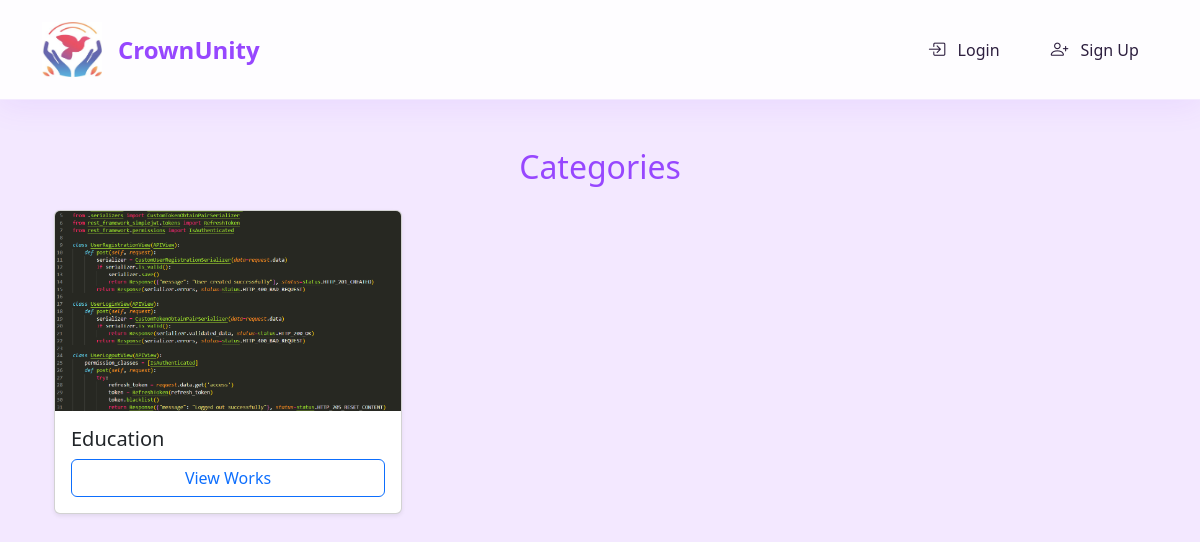
Page /categories/ on the committed database.
### gender/models.py (models this page shows, shortened)
class Category(models.Model):
    name = models.CharField(max_length=50)
    image = models.ImageField(upload_to="static/images/category", null=True, blank=True)

### gender/views.py (the view)
# urls.py: path('categories/', CategoryListView.as_view(), name='category_list'),
class CategoryListView(ListView):
    model = Category
    template_name = 'gender/category_list.html'
    context_object_name = 'categories'

### gender/templates/gender/category_list.html (shortened to what this page needs)
{% extends 'gender/base.html' %}
{% load django_bootstrap5 %}
{% block content %}
<div class="container mt-5">
    <div class="row">
        <div class="col-12">
            <h2 class="mb-4 text-center" style="color: var(--primary-purple);">Categories</h2>
        </div>
    </div>
    <div class="row g-4">
        {% for category in categories %}
        <div class="col-md-4">
            <div class="card h-100 shadow-sm">
                {% if category.image %}
                <img src="{{ category.image.url }}" class="card-img-top" alt="{{ category.name }}" style="height: 200px; object-fit: cover;">
                {% else %}
                <div class="bg-light" style="height: 200px; display: flex; align-items: center; justify-content: center;">
                    <i class="bi bi-collection" style="font-size: 3rem; color: var(--secondary-purple);"></i>
                </div>
                {% endif %}
                <div class="card-body">
                    <h5 class="card-title">{{ category.name }}</h5>
                    <a href="{% url 'work_list' %}?category={{ category.id }}" class="btn btn-outline-primary w-100">View Works</a>
                </div>
            </div>
        </div>
        {% empty %}
        <div class="col-12 text-center">
            <p>No categories available.</p>
        </div>
        {% endfor %}
    </div>
</div>
{% endblock %}

### gender/templates/gender/base.html (style rules this page uses)
:root { --primary-purple: #9747FF; --secondary-purple: #B07CFF; --light-purple: #F3E8FF; --accent-pink: #FF69B4; --text-dark: #2D1F3F; }
body { font-family: 'Segoe UI', system-ui, -apple-system, sans-serif; background-color: var(--light-purple); min-height: 100vh; top: 0 !important; }

### rows in the picture
Category: image (picture), name "Education"
